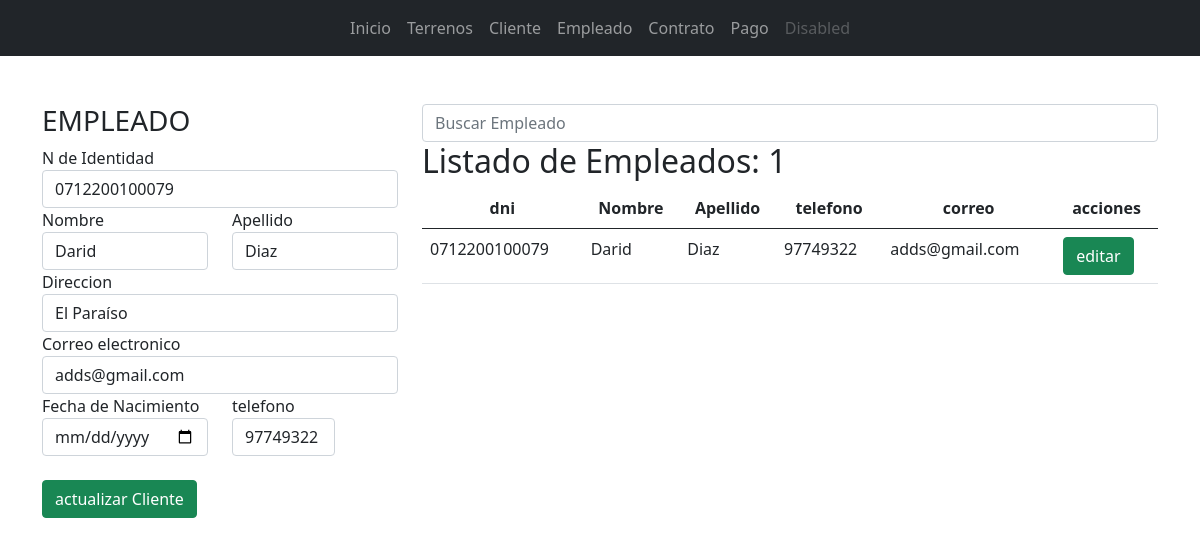
/vendedor/1/editar, run on the app's committed database.
### app_lotificadora/models.py (models this page shows, shortened)
class Vendedor(models.Model):
    dni = models.CharField(max_length=16)
    nombre = models.CharField(max_length=35)
    apellido = models.CharField(max_length=35)
    direccion = models.TextField()
    fecha = models.DateField()
    telefono = models.CharField(max_length=13)
    correo = models.EmailField(max_length=40)
    fecha_ingreso = models.DateField(auto_now_add=True, null=True)
    estado = models.BooleanField(default=True)
    user = models.OneToOneField(User, on_delete=models.CASCADE, null=True, blank=True)

### app_lotificadora/views.py (the view, shortened to what this page needs)
# urls.py: path('vendedor/<int:id>/editar', views.mantenimiento_vendedor, name="mantenimiento_vendedor"),
def mantenimiento_vendedor(request, id):
    v = get_object_or_404(Vendedor, pk=id)
    ven = Vendedor.objects.all().order_by('nombre')
    ctx = {
            'vendedor': ven,
            'v': v
        }
    return render(request, 'vendedor/vendedor.html', ctx)

### app_lotificadora/templates/vendedor/vendedor.html (shortened to what this page needs)
{% extends "base.html" %}
{% block container %}
    <div class="row">
        <div class="col-md-4">
            <h3>EMPLEADO</h3>
            {% if v %}
            <form action="{% url 'mantenimiento_vendedor' v.id %}" method="post" id="#frm-vendedor">
            {% else %}
            <form action="" method="post" id="#frm-vendedor">
            {% endif %}
                <div>
                    <label for="txt-dni">N de Identidad</label>
                    <input type="text" value="{{ v.dni }}" class="form-control" id="txt-dni" name="txt-dni" placeholder="0000-0000-00000" required autofocus>
                </div>
                <div class="row">
                    <div class="col-md-6">
                        <label for="txt-nombre">Nombre</label>
                        <input type="text" value="{{ v.nombre }}" class="form-control" id="txt-nombre" name="txt-nombre" placeholder="Nombre" required autofocus>
                    </div>
                    <div class="col-md-6">
                        <label for="txt-apellido">Apellido</label>
                        <input type="text" value="{{ v.apellido }}" class="form-control" id="txt-apellido" name="txt-apellido" placeholder="Apellido" required autofocus>
                    </div>
                </div>
                <div>
                    <label for="txt-direccion">Direccion</label>
                    <input type="text" value="{{ v.direccion }}" class="form-control" id="txt-direccion" name="txt-direccion" placeholder="1234 Main St" required autofocus>
                </div>
                <div>
                    <label for="txt-correo">Correo electronico</label>
                    <input type="email" value="{{ v.correo }}" class="form-control" id="txt-correo" name="txt-correo" placeholder="example@email.com">
                </div>
                <div class="row">
                    <div class="col-md-6">
                        <label for="txt-fecha">Fecha de Nacimiento</label>
                        <input type="date" value="{{ v.fecha }}" class="form-control" id="txt-fecha" name="txt-fecha" required autofocus>
                    </div>
                    <div class="col-md-4">
                        <label for="txt-telefono">telefono</label>
                        <input type="text" value="{{ v.telefono }}" class="form-control" id="txt-telefono" name="txt-telefono" placeholder="1234-5678" required autofocus>
                    </div>
                </div>
                <div class="mt-4">
                    {% if v %}
                    <input type="submit" class="btn btn-success" value="actualizar Cliente">
                    {% else %}
                    <input type="submit" class="btn btn-success" value="Registrar Cliente">
                    {% endif %}
                </div>
            </form>
        </div>
        <div class="col-md-8">
            <form action="" method="get">
                <input type="search" name="q" value="{{ q }}" class="form-control" placeholder="Buscar Empleado">
            </form>
            <h2>Listado de Empleados: {{ vendedor|length }}</h2>
            <div class="table-responsive">
                <table class="table table-hover">
                    <thead>
                        <tr class="text-center">
                            <th>dni</th>
                            <th>Nombre</th>
                            <th>Apellido</th>
                            <th>telefono</th>
                            <th>correo</th>
                            <th>acciones</th>
                        </tr>
                    </thead>
                    <tbody>
                        {% for v in vendedor %}
                            <tr>
                                <td>{{v.dni}}</td>
                                <td>{{v.nombre}}</td>
                                <td>{{v.apellido}}</td>
                                <td>{{v.telefono}}</td>
                                <td>{{v.correo|default_if_none:'-' }}</td>
                                <td>
                                    <a href="{% url 'mantenimiento_vendedor' v.id %}" type="submit" class="btn btn-success">editar</a>
                                </td>
                            </tr>
                        {% empty %}
                            <div class="alert alert-danger">No se encuentran Empleado</div>
                        {% endfor %}
                    </tbody>
                </table>
            </div>
        </div>
    </div>
{% endblock  %}

### data on the page
Vendedor: txt-dni "0712200100079", txt-nombre "Darid", txt-apellido "Diaz", txt-direccion "El Paraíso", txt-correo "adds@gmail.com", txt-telefono "97749322", dni "0712200100079", nombre "Darid", apellido "Diaz", telefono "97749322", correo "adds@gmail.com"

### other printed values
{{ vendedor|length }} "1"
